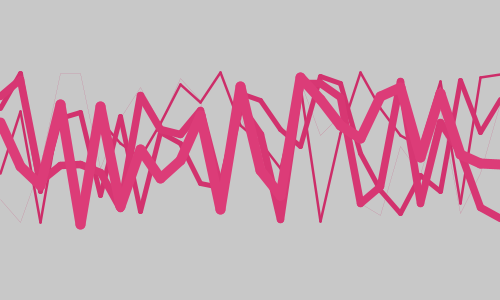
Frame 1 (no input)
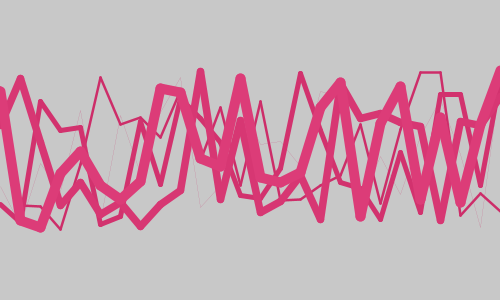
Frame 60 (the mouse pressed at the canvas centre just before this capture)
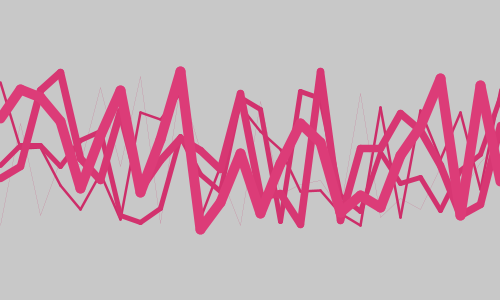
Frame 120 (the mouse held since frame 60 and released just before this capture)

The Processing sketch that drew these frames (run headless with seeded random() and noise(); from frame 60 on, the mouse is pressed at the canvas centre):

// Processing sketch: chap3_random_line
// ── chap3_random_line.pde
int step = 20;
int[][] lines;
int line_number = 5;

int[] random_line(int len) {
    int[] array = new int[len];
    for (int i=0; i<len; i++) {
        array[i] = floor(random(1) * 160 - 80);
    }
    return array;
}

void setup() {
    size(500, 300);
    frameRate(24);

    lines = new int[line_number][width / step + 1];
    for (int i=0; i<lines.length; i++) {
        lines[i] = random_line(width / step + 1);
    }
}

void draw_line(int[] line, int n) {
    stroke(200 + 5 * n, 40 + 5 * n, 100 + 5 * n);
    strokeWeight(n * 2.5);
    for (int i=0; i<line.length-1; i++) {
        int x = i * step;
        line(x, line[i], x+step, line[i+1]);
    }
    
}

void draw() {
    translate(0, height / 2);
    background(200);

    for (int i=lines.length-1; i>0; i--) {
        lines[i] = lines[i-1];
    }
    lines[0] = random_line(width / step + 1);
    
    for (int i=0; i<lines.length; i++) {
        draw_line(lines[i], i);
    }
}
